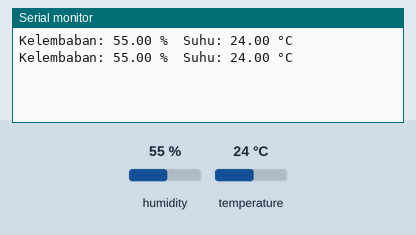
Simulated run of this sketch. Board: Arduino Uno, built with avr-gcc and run on an emulated ATmega328P. Parts: the last lines printed to the serial monitor. The test bench sets the inputs (shaded band); at power-on: humidity 55 %, temperature 24 °C.

Above: at 4.8 s.
4.9 s: humidity set to 22 %
At 7.2 s:
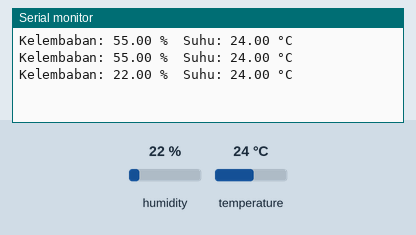
7.9 s: temperature set to 12 °C
At 9.6 s:
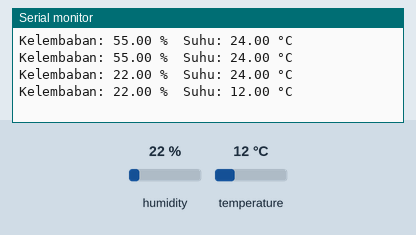
10.9 s: humidity set to 40 %
At 13.2 s:
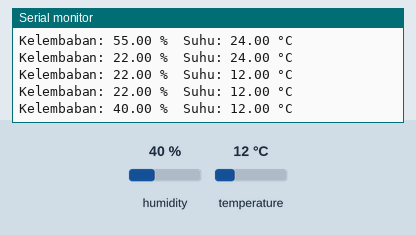
Timing chart, 0 to 14.7 s (numbered marks = the images above; inputs shaded):
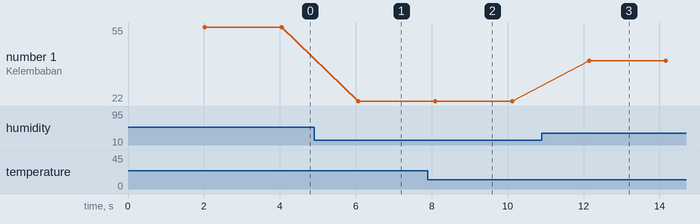

The sketch:

DHT11.ino
```cpp
#include "DHT.h"

#define DHTPIN 14     // Pin DHT11 terhubung ke pin GPIO2 (atau D2)
#define DHTTYPE DHT11   // Tipe sensor DHT11

DHT dht(DHTPIN, DHTTYPE);

void setup() {
  Serial.begin(9600);
  dht.begin();
}

void loop() {
  delay(2000); // Tunggu 2 detik antara pembacaan

  float humidity = dht.readHumidity();
  float temperature = dht.readTemperature();

  if (isnan(humidity) || isnan(temperature)) {
    Serial.println("Gagal membaca sensor DHT11!");
    return;
  }

  Serial.print("Kelembaban: ");
  Serial.print(humidity);
  Serial.print(" %\t");
  Serial.print("Suhu: ");
  Serial.print(temperature);
  Serial.println(" °C");
}
```

Measured:
- after the input at 4.9 s, the serial monitor: prints a new line after 1.2 s (image 1)
- after the input at 7.9 s, the serial monitor: prints a new line after 0.20 s (image 2)
- after the input at 10.9 s, the serial monitor: prints a new line after 1.2 s (image 3)
- plotted number 1: 55 → 22 after the input at 4.9 s, 22 → 40 after the input at 10.9 s
